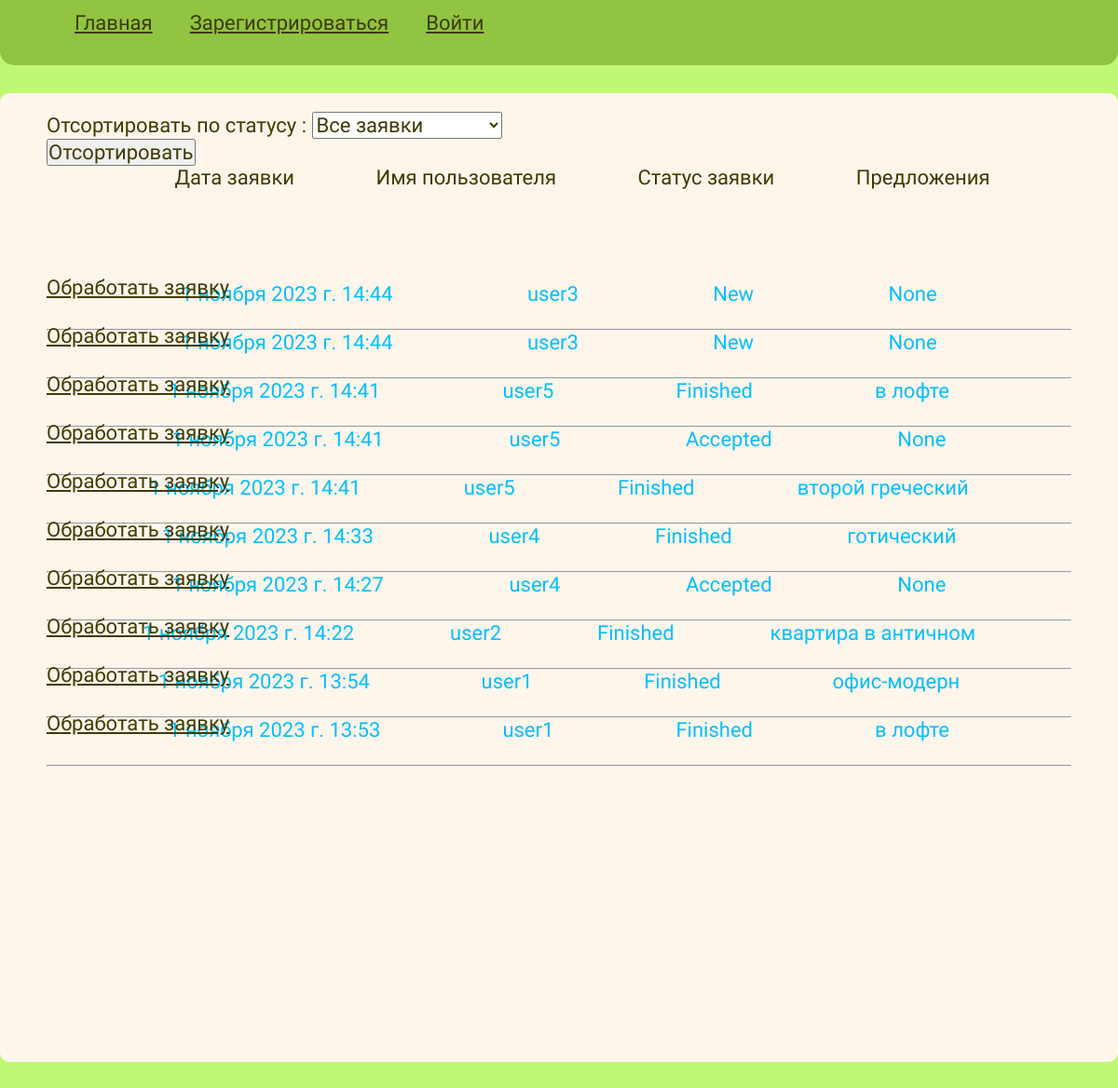
Screenshot of /appl_processing/ with the database file from the repository.
### b1/models.py (models this page shows, shortened)
class Application(models.Model):
    name = models.CharField(max_length=254, verbose_name='Имя заявки', blank=True, null=True)
    description = models.CharField(max_length=254, verbose_name='Описание', blank=False)
    category = models.ForeignKey('Category', on_delete=models.CASCADE, verbose_name='Категория желаемого стиля',
                                 blank=False)
    photo = models.ImageField( verbose_name='Проект помещения', upload_to=get_name_file, blank=True, null=True,
                              validators=[FileExtensionValidator(allowed_extensions=['png', 'jpg', 'jpeg'])])
    status = models.CharField(max_length=254, verbose_name='Статус', default='New')
    date_creation = models.DateTimeField(auto_now_add=True, null=True)
    username = models.CharField(max_length=254, verbose_name='Логин', blank=True, null=True, db_column='username_application')
    suggestions = models.ForeignKey('Realization', on_delete=models.CASCADE, verbose_name='Предложения реализации',
                                    blank=True, null=True)

class Realization(models.Model):
    name = models.CharField(max_length=254, verbose_name='Название', blank=False,)
    description = models.CharField(max_length=999,verbose_name='Описание', blank=False)
    image = models.ImageField( upload_to=get_name_file, blank=True, null=True,
                              validators=[FileExtensionValidator(allowed_extensions=['png', 'jpg', 'jpeg'])])
    date_execution = models.DateTimeField(auto_now_add=True, null=True)
    def __str__(self):
        return str(self.name)

### b1/views.py (the view)
# urls.py: path('appl_processing/', applicationProcessingList, name='apllication_processing'),
def applicationProcessingList(request):
    if (request.method == 'POST'):
        form = FilterApplicationForm(request.POST)
        if form.is_valid():
            status = form.cleaned_data['status']
            if status != 'All':
                queryset = Application.objects.filter(status=status).order_by('-date_creation')
            else:
                form = FilterApplicationForm()
                queryset = Application.objects.order_by('-date_creation')
    else:
        form = FilterApplicationForm()
        queryset = Application.objects.order_by('-date_creation')
    return render(request, 'b1/list_applications.html', context={'form': form, 'queryset': queryset})

### b1/forms.py
class FilterApplicationForm(forms.Form):
    status = forms.ChoiceField(choices=STATUS_CHOISE_2, label='Отсортировать по статусу ', initial='All')

### b1/templates/b1/list_applications.html (shortened to what this page needs)
{% extends 'base.html' %}
{% block content %}
    <form action="" method="post">
        {{ form.as_p }}
        <button type="submit">Отсортировать</button>
    </form>
    <div class="application-header">
        <div>Дата заявки</div>
        <div>Имя пользователя</div>
        <div>Статус заявки</div>
        <div>Предложения</div>
    </div>
    {% for i in queryset %}
        <div class="application-body">
            <div class="data-generating">{{ i.date_creation }}</div>
            <div class="data-generating">{{i.username }}</div>
            <div class="data-generating">{{ i.status }}</div>
            <div class="data-generating">{{ i.suggestions }}</div>
        </div>
        <p class="submit_p"><a href="{% url 'processing' i.pk %}">Обработать заявку</a></p>
        <hr>
    {% endfor %}
{% endblock %}

### static/css/style.css (style rules this page uses)
* { margin:0; padding: 0; box-sizing: content-box; font-size: 22px; font-family: 'Oswald', sans-serif; color:rgb(63, 59, 0); }
body { background-color: rgb(192, 247, 115); font-size:100px; }
.application-header { display: flex; justify-content: space-evenly; margin-bottom: 100px; }
.application-header > div:first-child { margin-left: 50px; }
.application-body { display: flex; justify-content: space-evenly; }
.data-generating { color: #00BFFF; }
.submit_p { position:relative; top: -32px; }

### rows the page displays
Application: date_creation "1 ноября 2023 г. 14:44", username "user3", status "New", suggestions "None"
Application: date_creation "1 ноября 2023 г. 14:44", username "user3", status "New", suggestions "None"
Application: date_creation "1 ноября 2023 г. 14:41", username "user5", status "Finished", suggestions "в лофте"
Application: date_creation "1 ноября 2023 г. 14:41", username "user5", status "Accepted", suggestions "None"
Application: date_creation "1 ноября 2023 г. 14:41", username "user5", status "Finished", suggestions "второй греческий"
Application: date_creation "1 ноября 2023 г. 14:33", username "user4", status "Finished", suggestions "готический"
Application: date_creation "1 ноября 2023 г. 14:27", username "user4", status "Accepted", suggestions "None"
Application: date_creation "1 ноября 2023 г. 14:22", username "user2", status "Finished", suggestions "квартира в античном"
Application: date_creation "1 ноября 2023 г. 13:54", username "user1", status "Finished", suggestions "офис-модерн"
Application: date_creation "1 ноября 2023 г. 13:53", username "user1", status "Finished", suggestions "в лофте"
